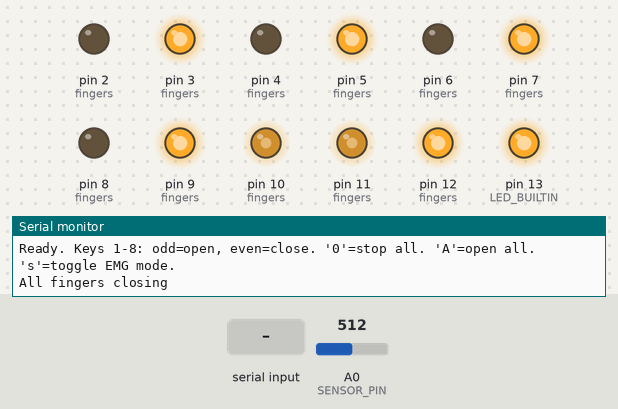
Recording of a sketch running on a simulated Arduino Uno, built with avr-gcc and run on an emulated ATmega328P. Shown: output pins drawn as LEDs (lit = HIGH), the last lines printed to the serial monitor. The test bench sets the inputs (shaded band); at power-on: A0 (SENSOR_PIN) = 512.

Above: at 1.2 s.
1.3 s: A0 (SENSOR_PIN) set to 218
2.8 s: A0 (SENSOR_PIN) set to 193
At 3.3 s:
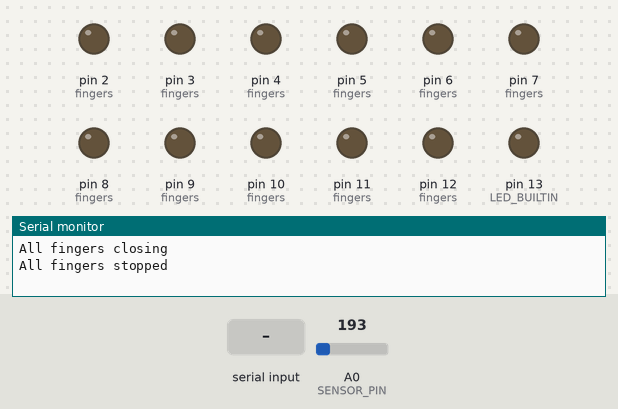
4.3 s: "A" received over Serial
At 5.5 s:
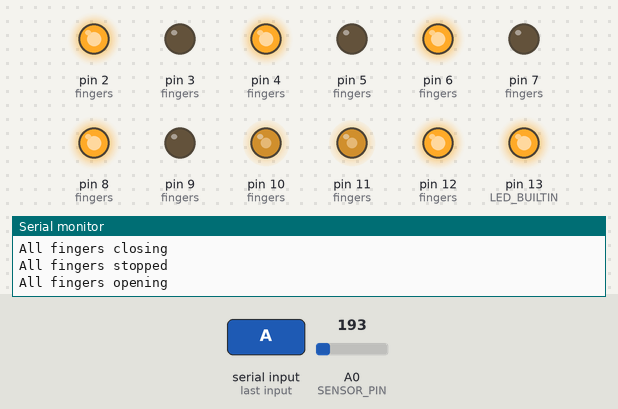
5.8 s: "2" received over Serial
At 6.8 s:
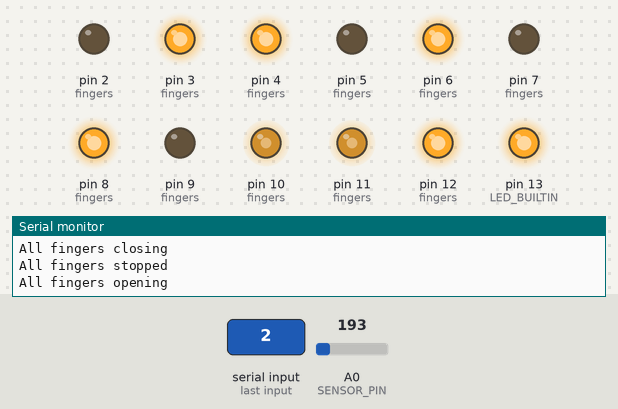
7.3 s: "4" received over Serial
At 7.9 s:
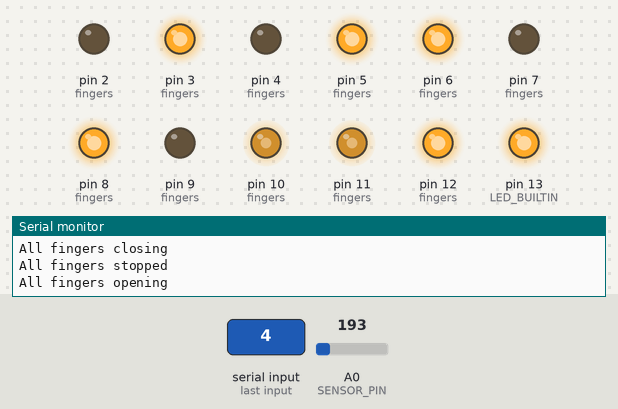
8.8 s: "1" received over Serial
At 9.1 s:
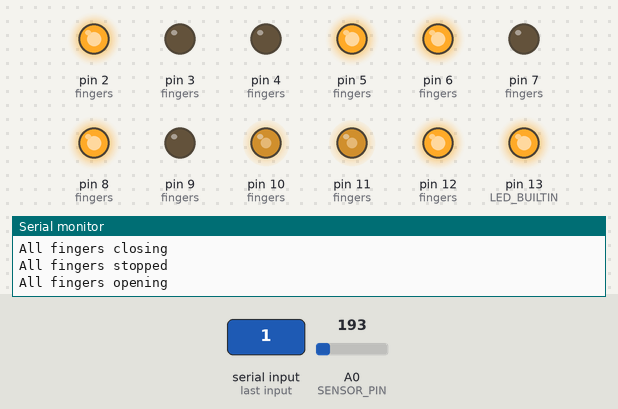
Timing chart, 0 to 11.3 s (numbered marks = the images above; inputs shaded):
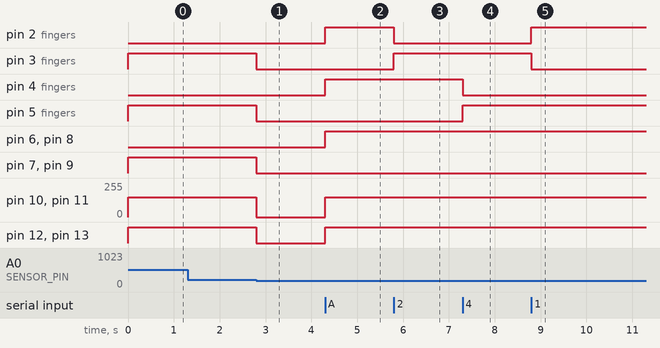

Measured:
- the behaviour switches between 201 and 200 on A0 (SENSOR_PIN) (found by bisection; images 0 and 1)
- after the input at 1.3 s, every drawn part: stays the same
- after the input at 2.8 s, pin 3 (fingers), pin 5 (fingers), pin 7 (fingers), pin 9 (fingers), pin 12 (fingers), pin 13 (LED_BUILTIN): HIGH → LOW at once; pin 10 (fingers), pin 11 (fingers): 150/255 → 0/255 at once
- after the input at 4.3 s, pin 2 (fingers), pin 4 (fingers), pin 6 (fingers), pin 8 (fingers), pin 12 (fingers), pin 13 (LED_BUILTIN): LOW → HIGH at once; pin 10 (fingers), pin 11 (fingers): 0/255 → 150/255 at once
- after the input at 5.8 s, pin 2 (fingers): HIGH → LOW at once; pin 3 (fingers): LOW → HIGH at once
- after the input at 7.3 s, pin 4 (fingers): HIGH → LOW at once; pin 5 (fingers): LOW → HIGH at once
- after the input at 8.8 s, pin 2 (fingers): LOW → HIGH at once; pin 3 (fingers): HIGH → LOW at once

The sketch:

EMG_Four_fingers.ino
```cpp
struct Finger {
  int in1, in2, ena;
};

Finger fingers[4] = {
  {2, 3, 10},   // Finger 1
  {4, 5, 11},   // Finger 2
  {6, 7, 12},   // Finger 3
  {8, 9, 13}    // Finger 4
};

int testSpeed = 150;
const int SENSOR_PIN = A0;
int threshold = 200;  // placeholder — retune once you see real numbers

bool fingersActive = false;   // true = EMG has triggered and not yet released
bool emgCloseMode = true;     // true = threshold crossing closes; false = threshold crossing opens

void openFinger(int i) {
  digitalWrite(fingers[i].in1, HIGH);
  digitalWrite(fingers[i].in2, LOW);
  analogWrite(fingers[i].ena, testSpeed);
}

void closeFinger(int i) {
  digitalWrite(fingers[i].in1, LOW);
  digitalWrite(fingers[i].in2, HIGH);
  analogWrite(fingers[i].ena, testSpeed);
}

void stopFinger(int i) {
  digitalWrite(fingers[i].in1, LOW);
  digitalWrite(fingers[i].in2, LOW);
  analogWrite(fingers[i].ena, 0);
}

void stopAll() {
  for (int i = 0; i < 4; i++) stopFinger(i);
  Serial.println("All fingers stopped");
}

void closeAll() {
  for (int i = 0; i < 4; i++) closeFinger(i);
  Serial.println("All fingers closing");
}

void openAll() {
  for (int i = 0; i < 4; i++) openFinger(i);
  Serial.println("All fingers opening");
}

void setup() {
  Serial.begin(115200);
  for (int i = 0; i < 4; i++) {
    pinMode(fingers[i].in1, OUTPUT);
    pinMode(fingers[i].in2, OUTPUT);
    pinMode(fingers[i].ena, OUTPUT);
    stopFinger(i);
  }
  pinMode(LED_BUILTIN, OUTPUT);
  Serial.println("Ready. Keys 1-8: odd=open, even=close. '0'=stop all. 'A'=open all. 's'=toggle EMG mode.");
}

void loop() {
  if (Serial.available()) {
    char cmd = Serial.read();
    switch (cmd) {
      case '1': openFinger(0); break;
      case '2': closeFinger(0); break;
      case '3': openFinger(1); break;
      case '4': closeFinger(1); break;
      case '5': openFinger(2); break;
      case '6': closeFinger(2); break;
      case '7': openFinger(3); break;
      case '8': closeFinger(3); break;
      case '0':
        stopAll();
        fingersActive = false;
        break;
      case 'A':
        openAll();
        fingersActive = false;
        break;
      case 's':
        emgCloseMode = !emgCloseMode;
        Serial.print("EMG mode: ");
        Serial.println(emgCloseMode ? "close on trigger" : "open on trigger");
        break;
    }
  }

  int finger_signal = analogRead(SENSOR_PIN);

  if (finger_signal > threshold) {
    if (!fingersActive) {
      if (emgCloseMode) closeAll(); else openAll();
      fingersActive = true;
    }
  } else {
    if (fingersActive) {
      stopAll();
      fingersActive = false;
    }
  }
}
```
